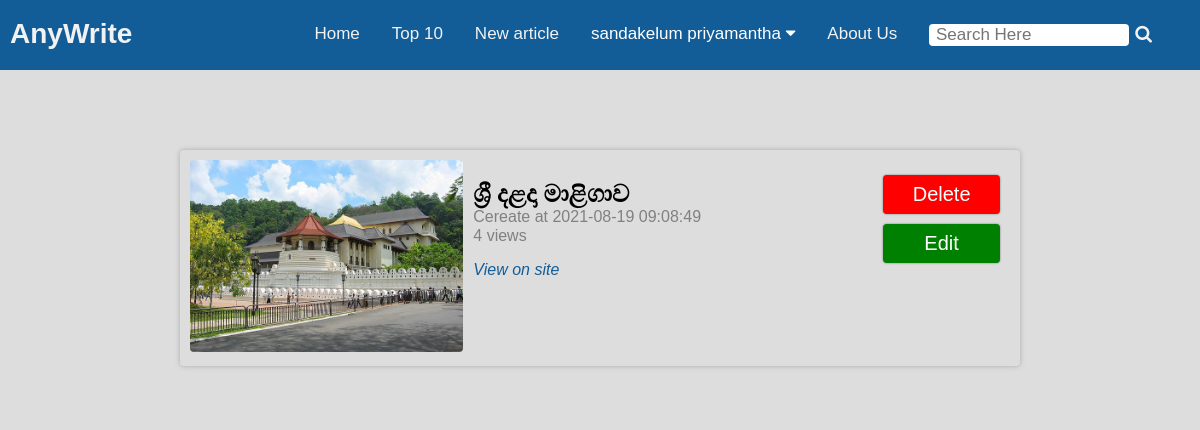
/?page=my-article (signed in), run on the app's committed database.
### tables this page shows
CREATE TABLE `article` (
  `id` int(11) NOT NULL,
  `title` varchar(255) NOT NULL,
  `content` longtext NOT NULL,
  `image` text NOT NULL,
  `createAt` timestamp NOT NULL DEFAULT current_timestamp(),
  `user_id` int(11) NOT NULL,
  `views` int(11) DEFAULT 0,
  `category_id` int(11) NOT NULL
);

### includes/db.php (called while the page is built, shortened)
<?php
class Db
{
    private $host = "localhost";
    private $user = "root";
    private $password = "";
    private $db = "anywrite";
    private $conn;
    public function __construct()
    {
        $this->conn = new mysqli($this->host, $this->user, $this->password, $this->db);
    }
    public function queryExecute($q)
    {
        return $this->conn->query($q);
    }
}

### views/pages/my-article.php (the view, shortened to what this page needs)
<?php
$db = new Db();
if ($_SESSION['user']) : ?>
<div class="container ptb-80">
	<div class="row">
		<div class="col-12">
			<?php
				$sqlq = "SELECT * FROM article WHERE user_id = {$_SESSION['user']['id']} ORDER BY createAt DESC";
				$data = $db->queryExecute($sqlq);
				if($data->num_rows > 0){
					while($row = $data->fetch_assoc()){
						?>
						<div class="row" style="padding:10px ; box-shadow: 0px 0px 5px #aaaaaa; border-radius: 4px;">
							<div class="col-4">
								<img class="w-100" style=" object-fit: cover; height: 12rem; border-radius: 4px;" src="<?php echo$row['image']?>">
							</div>
							<div class="col-6">
								<div class="row" style="padding: 0px 10px 10px 10px;">
									<h2><?php echo $row['title'] ?></h2>
									<p style="color: gray; margin-top: -20px;">Cereate at <?php echo $row['createAt'] ?></p>
									<p style="color: gray; margin-top: -15px;"><?php echo $row['views'] ?> views</p>
									<a href="?page=read-article&id=<?php echo $row['id'] ?>"><i>View on site</i></a>
								</div>
							</div>
							<div class="col-2">
								<form method="post" action="http/delete-or-edit-article.php">
									<div class="form-group">
										<div class="row">
											<input class="btn" name="delete" type="submit" value="Delete" style="background-color:red;"></input>
											<input class="btn" name="update" type="submit" value="Edit" style="background-color:green;"></input>
										</div>
									</div>
								</form>
							</div>
						</div>
						<br>
						<br>
						<?php
					}
				}else{
					?>
					<div class="row">
						<a href="?page=new-article">You have no article,click here to create newone</a>
					</div>
					<?php
				}
			 ?>
		</div>
	</div>
</div>
<?php endif ?>

### index.php (shortened to what this page needs)
<?php
if (isset($_GET['page'])) {
    $page = $_GET['page'];
} else {
    $page = 'home';
}
?>
<!DOCTYPE html>
<html lang="en">
<head>
    <?php include_once('views/ui/header.php'); ?>
</head>
<body>
    <?php
    require_once('includes/db.php');
    include_once('views/ui/nav.php');
    include_once('views/pages/' . $page . '.php');
    ?>
</body>
</html>

### views/ui/header.php (shortened to what this page needs)
<link rel="stylesheet" href="assets/css/style.css">
<link  rel="stylesheet" href="assets/font-awesome/css/font-awesome.min.css">

### views/ui/nav.php (shortened to what this page needs)
<div class="topnav" id="myTopnav">
  <div class="logo">
    <h1>AnyWrite</h1>
  </div>
  <div class="nav">
    <a href="?page=home">Home</a>
    <a href="?page=top10">Top 10</a>
    <?php if (isset($_SESSION['user'])) : ?>
      <a href="?page=new-article">New article</a>
      <div class="dropdown">
        <button class="dropbtn">
          <?php echo $_SESSION['user']['name']; ?>
          <i class="fa fa-caret-down"></i>
        </button>
      </div>
    <?php else : ?>
      <a href="?page=login">Login</a>
      <a href="?page=register">Sign up</a>
    <?php endif; ?>
    <a href="?page=about-us">About Us</a>
    <a>
      <div class="search">
        <form method="GET" action="">
        <input type="text"
          placeholder=" Search Here"
          name="q">
        <button type="submit">
          <i class="fa fa-search"
            style="font-size: 18px;">
          </i>
        </button>
        </form>
      </div>
    </a>
  </div>
</div>

### assets/css/style.css (style rules this page uses)
* { box-sizing: border-box; }
body { padding: 0px; margin: 0px; background-color: #dddddd; }
p { font-family: Arial; }
a { color: #125d98; text-decoration: none; font-family: Arial; }
h1, h2, h3, h4, h5, h6 { font-family: Arial; }
.container { width: 70%; margin: auto; }
.row::after { content: ""; clear: both; display: block; }
[class*="col-"] { width: 100%; }
@media only screen and (min-width: 1000px) { .col-2 { width: 16.66%; } }
@media only screen and (min-width: 1000px) { .col-4 { width: 33.33%; } }
@media only screen and (min-width: 1000px) { .col-6 { width: 50%; } }
@media only screen and (min-width: 1000px) { .col-12 { width: 100%; } }
[class*="col-"] { float: left; }
.ptb-80 { padding: 80px 0px; }
.form-group { padding: 10px 10px; }
.form-group input { font-size: 20px; margin: 5px 0px; padding: 8px; width: 100%; border-radius: 4px; border: 0px; box-shadow: 0px 0px 2px rgb(107, 106, 106); }
.w-100 { width: 100%; }
.container { margin: auto; }
.btn { background-color: #125d9a; color: #fff; padding: 10px 15px; border: none; border-radius: 4px; }
body { margin:0;font-family:Arial }
.topnav .logo { float: left; }
.topnav .logo h1 { margin: 0; color: #f2f2f2 ; line-height: 48px; font-size: 28px; }
.topnav { overflow: hidden; background-color: #125d98; padding: 10px; width: 100%; }
.topnav .nav { float: right; }
.topnav a { float: left; display: block; color: #f2f2f2; text-align: center; padding: 14px 16px; text-decoration: none; font-size: 17px; }
.dropdown { float: left; overflow: hidden; }
.dropdown .dropbtn { font-size: 17px; border: none; outline: none; color: white; padding: 14px 16px; background-color: inherit; font-family: inherit; margin: 0; transition: 0.5s; }
.search input[type=text] { width:200px; border-radius:4px; border: none; font-size: 17px; outline: none; }
.search { float:right; }
.search button { background-color:#ffffff00; color: #f2f2f2; float: right; margin-right: 16px; font-size: 12px; border: none; cursor: pointer; }

### data on the page
article: image (picture), title "ශ්‍රී දළදා මාළිගාව", createAt "2021-08-19 09:08:49", views "4"

### other printed values
$_SESSION['user']['name'] "sandakelum priyamantha"
